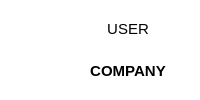
           <widget class="QFrame" name="frameIPS">
            <property name="styleSheet">
             <string notr="true">QFrame {
background-color: rgb(255,255,255);
border-radius: 10px;
}</string>
            </property>
            <property name="locale">
             <locale language="English" country="UnitedStates"/>
            </property>
            <property name="frameShape">
             <enum>QFrame::Panel</enum>
            </property>
            <property name="frameShadow">
             <enum>QFrame::Sunken</enum>
            </property>
            <property name="lineWidth">
             <number>3</number>
            </property>
            <property name="midLineWidth">
             <number>3</number>
            </property>
            <layout class="QHBoxLayout" name="horizontalLayout_3">
             <item>
              <widget class="QLabel" name="lblLogoCompany">
               <property name="minimumSize">
                <size>
                 <width>50</width>
                 <height>50</height>
                </size>
               </property>
               <property name="maximumSize">
                <size>
                 <width>50</width>
                 <height>50</height>
                </size>
               </property>
               <property name="locale">
                <locale language="English" country="UnitedStates"/>
               </property>
               <property name="text">
                <string/>
               </property>
               <property name="pixmap">
                <pixmap resource="src.qrc">:/icons/assets/logo-xs.png</pixmap>
               </property>
               <property name="scaledContents">
                <bool>true</bool>
               </property>
              </widget>
             </item>
             <item>
              <layout class="QVBoxLayout" name="VLayoutCompany">
               <item>
                <widget class="QLabel" name="lblUser">
                 <property name="maximumSize">
                  <size>
                   <width>300</width>
                   <height>300</height>
                  </size>
                 </property>
                 <property name="font">
                  <font>
                   <pointsize>11</pointsize>
                   <weight>50</weight>
                   <bold>false</bold>
                  </font>
                 </property>
                 <property name="locale">
                  <locale language="English" country="UnitedStates"/>
                 </property>
                 <property name="text">
                  <string>USER</string>
                 </property>
                 <property name="alignment">
                  <set>Qt::AlignCenter</set>
                 </property>
                 <property name="wordWrap">
                  <bool>true</bool>
                 </property>
                </widget>
               </item>
               <item>
                <widget class="QLabel" name="lblCompany">
                 <property name="maximumSize">
                  <size>
                   <width>300</width>
                   <height>300</height>
                  </size>
                 </property>
                 <property name="font">
                  <font>
                   <pointsize>11</pointsize>
                   <weight>75</weight>
                   <bold>true</bold>
                  </font>
                 </property>
                 <property name="locale">
                  <locale language="English" country="UnitedStates"/>
                 </property>
                 <property name="text">
                  <string>&lt;html&gt;&lt;head/&gt;&lt;body&gt;&lt;p&gt;COMPANY&lt;/p&gt;&lt;/body&gt;&lt;/html&gt;</string>
                 </property>
                 <property name="alignment">
                  <set>Qt::AlignCenter</set>
                 </property>
                 <property name="wordWrap">
                  <bool>true</bool>
                 </property>
                </widget>
               </item>
              </layout>
             </item>
            </layout>
           </widget>
